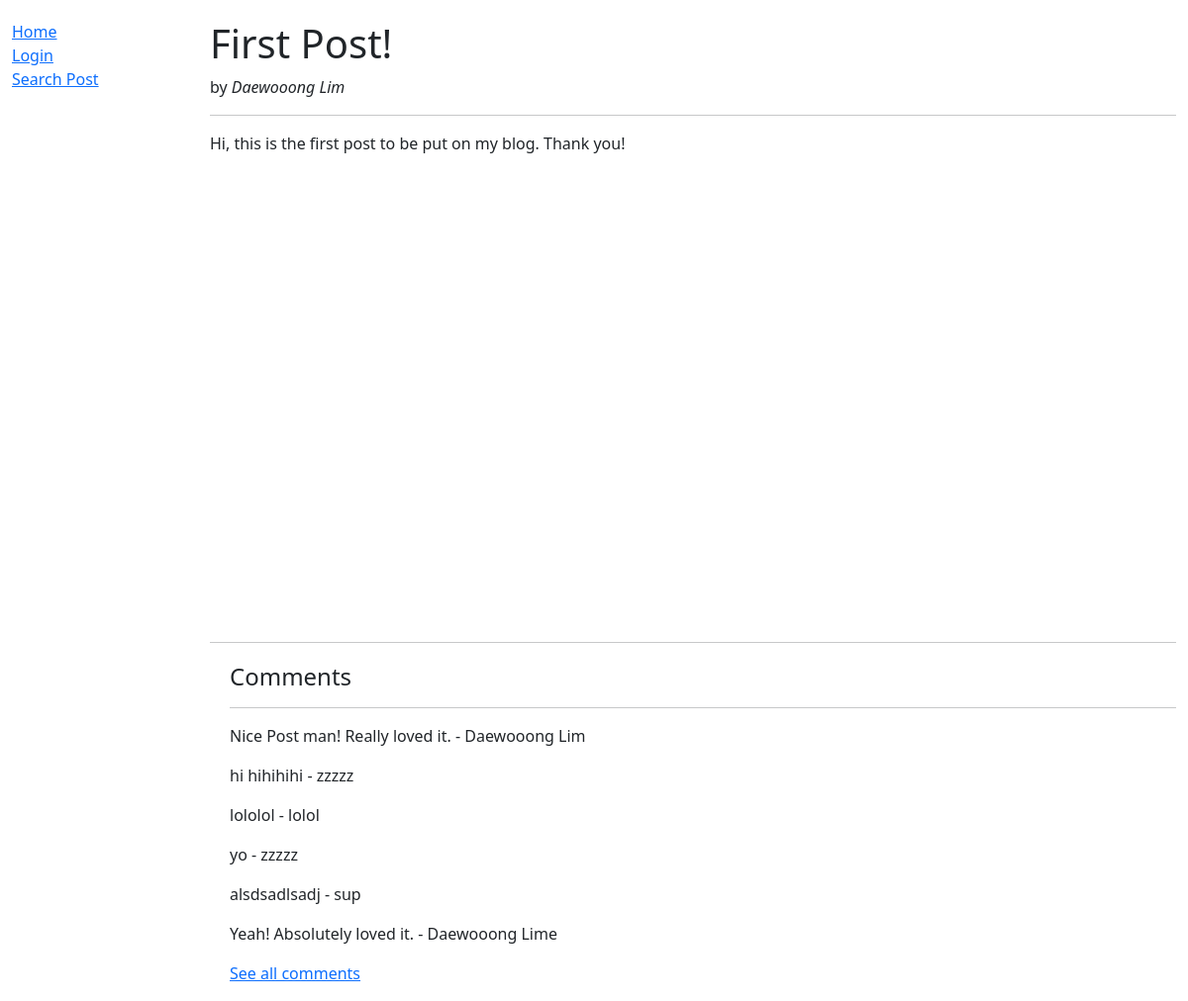
Page /blog/1/ on the committed database.
### blog/models.py (models this page shows, shortened)
class Post(models.Model):
    id = models.BigAutoField(help_text="Post ID", primary_key=True)
    title = models.CharField(max_length=100)
    writer = models.CharField(max_length=100)
    content = models.TextField(max_length=5000)
    date = models.DateField()
    likes = models.IntegerField()
    class Meta:
        ordering = ['-date']

class Comment(models.Model):
    id = models.BigAutoField(help_text="Comment ID", primary_key=True)
    post = models.ForeignKey("Post", on_delete=models.CASCADE)
    writer = models.CharField(max_length=100)
    content = models.CharField(max_length=200)
    date = models.DateField()
    likes = models.IntegerField()
    dislikes = models.IntegerField()
    class Meta:
        ordering = ['likes', 'dislikes']

### blog/views.py (the view)
# urls.py: path('<int:pk>/', views.PostDetailView.as_view(), name="post"),
class PostDetailView(generic.DetailView):
    model = Post
    context_object_name = 'post'
    template_name = 'post.html'

### blog/templates/post.html
{% extends "base.html" %}
{% block content %}
    <h1 style="margin-top: 20px;"> {{post.title}} </h1>
    <p> by <em>{{post.writer}}</em></p>
    <hr />
    <p style="min-height: 500px;">{{post.content}}</p>
    <hr />
    <div style="margin-left:20px;margin-top:20px">
        <h4>Comments</h4>
        {% if post.comment_set.all %}
          <hr />
          {% for comment in post.comment_set.all %}
            <p> {{comment.content}} - {{comment.writer}}</p>
          {% endfor %}
          <p><a href="comments/">See all comments</a></p>
        {% else %}
          <p>No comments yet.</p>
        {% endif %}
      </div>
{% endblock %}

### rows in the picture
Post: title "First Post!", writer "Daewooong Lim", content "Hi, this is the first post to be put on my blog. Thank you!"
Comment: content "Nice Post man! Really loved it.", writer "Daewooong Lim"
Comment: content "hi hihihihi", writer "zzzzz"
Comment: content "lololol", writer "lolol"
Comment: content "yo", writer "zzzzz"
Comment: content "alsdsadlsadj", writer "sup"
Comment: content "Yeah! Absolutely loved it.", writer "Daewooong Lime"
